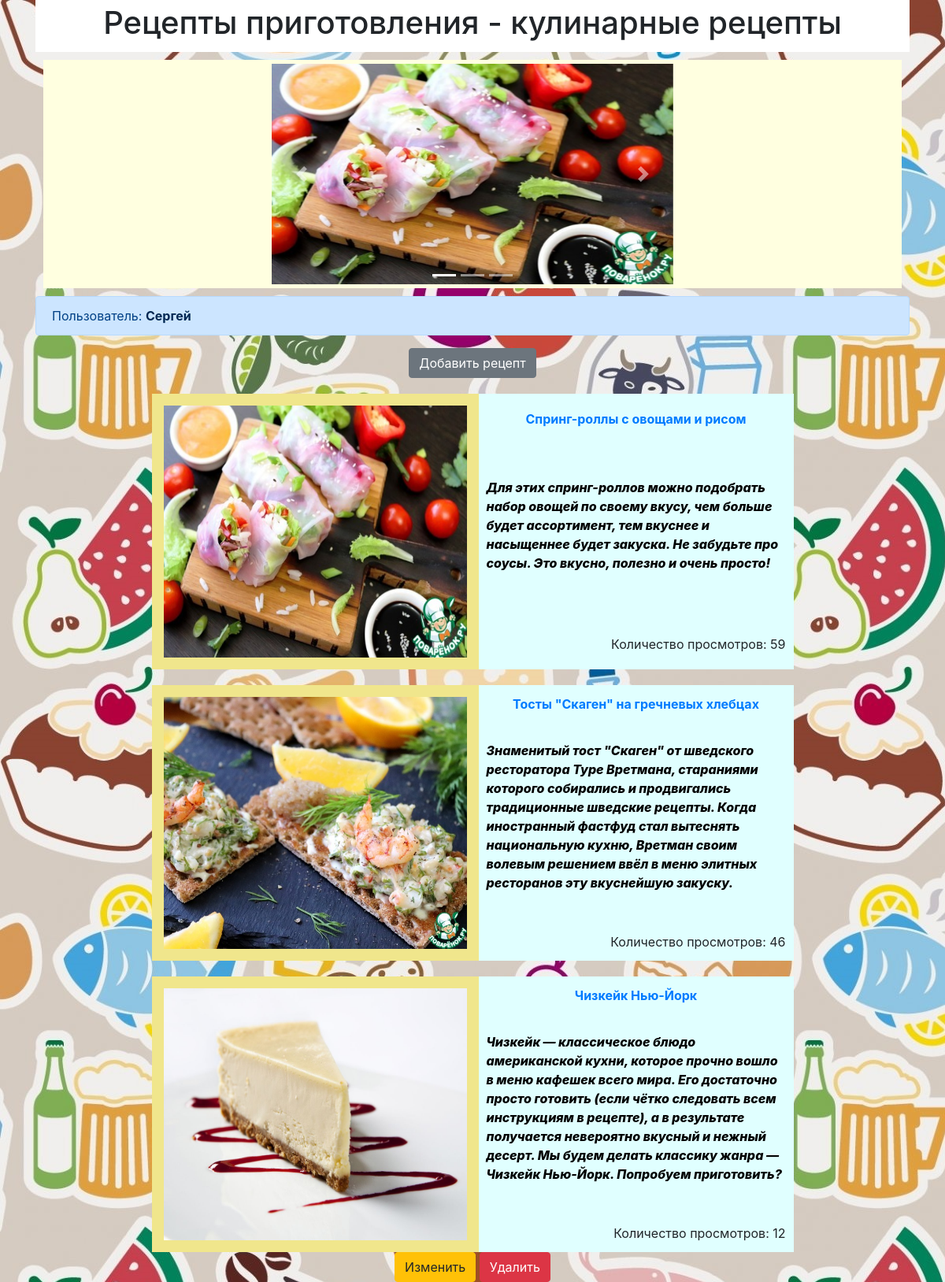
/ (signed in), run on the app's committed database.
### data/users.py (models this page shows, shortened)
class User(SqlAlchemyBase, UserMixin, SerializerMixin):
    __tablename__ = 'users'
    id = sqlalchemy.Column(sqlalchemy.Integer,
                           primary_key=True, autoincrement=True)
    surname = sqlalchemy.Column(sqlalchemy.String, nullable=True)
    name = sqlalchemy.Column(sqlalchemy.String, nullable=True)
    age = sqlalchemy.Column(sqlalchemy.String, nullable=True)
    birth = sqlalchemy.Column(sqlalchemy.String, nullable=True)
    email = sqlalchemy.Column(sqlalchemy.String,
                              index=True, unique=True, nullable=True)
    hashed_password = sqlalchemy.Column(sqlalchemy.String, nullable=True)
    modified_date  = sqlalchemy.Column(sqlalchemy.DateTime,
                                     default=datetime.datetime.now)
    city_from = sqlalchemy.Column(sqlalchemy.String, nullable=True)
    rec = orm.relation("Recipes", back_populates='user')

### data/recipes.py (models this page shows)
class Recipes(SqlAlchemyBase, SerializerMixin):
    __tablename__ = 'recipes'
    id = sqlalchemy.Column(sqlalchemy.Integer,
                           primary_key=True, autoincrement=True)
    personal_id = sqlalchemy.Column(sqlalchemy.Integer,
                                    sqlalchemy.ForeignKey("users.id"))
    name_recipe = sqlalchemy.Column(sqlalchemy.String, nullable=True)
    cooking_time = sqlalchemy.Column(sqlalchemy.String, nullable=True)
    start_date = sqlalchemy.Column(sqlalchemy.DateTime,
                                     default=datetime.datetime.now)
    end_date = sqlalchemy.Column(sqlalchemy.DateTime,
                                     default=datetime.datetime.now)
    ingredients = sqlalchemy.Column(sqlalchemy.String, nullable=True)
    about = sqlalchemy.Column(sqlalchemy.String, nullable=True)
    food = sqlalchemy.Column(sqlalchemy.String, nullable=True)
    name_photo = sqlalchemy.Column(sqlalchemy.String, nullable=True)
    category = sqlalchemy.Column(sqlalchemy.String, nullable=True)
    coeff_popular = sqlalchemy.Column(sqlalchemy.Integer, default=0)
    user = orm.relation('User')

### main.py (the view)
    @app.route("/")
    def index():
        len_data = len([x for x in db_sess.query(Recipes).all()])
        data = db_sess.query(Recipes).order_by(Recipes.coeff_popular)[::-1]
        val_1 = db_sess.query(Recipes).order_by(Recipes.coeff_popular)[::-1][0]
        return render_template("index.html", data=data, len_data=len_data, val_1=val_1)

### data/db_session.py (called while the page is built)
def create_session() -> Session:
    global __factory
    return __factory()

### main.py (called while the page is built)
@login_manager.user_loader
def load_user(user_id):
    db_sess = db_session.create_session()
    return db_sess.query(User).get(user_id)

### templates/index.html (shortened to what this page needs)
{% extends "base.html" %}
{% block content %}
<div class="text">
<h1>Рецепты приготовления - кулинарные рецепты</h1>
</div>
<div class="row" style="margin: 10px; border: 5px solid #FFFFE0; background: #FFFFE0">
    <div class="offset-md-3 col-md-6">
<div align="center" id="carouselExampleIndicators" class="carousel slide" data-bs-ride="carousel">
  <div class="carousel-indicators">
    <li type="button" data-bs-target="#carouselExampleIndicators" data-bs-slide-to="0" class="active"></li>
    {% for i in range(len_data - 1) %}
    <li type="button" data-bs-target="#carouselExampleIndicators" data-bs-slide-to="{{ i + 1 }}"></li>
    {% endfor %}
  </div>
  <div class="carousel-inner">
    <div class="carousel-item active">
      {% set url_path = "static/img_rec/" + val_1.name_photo %}
      <a href="/show/{{ val_1.id }}"><img src={{ url_path }} class="d-block w-100" height="280" text-align="center" alt="Изображение">
    </div>
  </div>
  <a class="carousel-control-prev" href="#carouselExampleIndicators" role="button" data-slide="prev">
    <span class="carousel-control-prev-icon" aria-hidden="true"></span>
  </a>
  <a class="carousel-control-next" href="#carouselExampleIndicators" role="button" data-slide="next">
    <span class="carousel-control-next-icon" aria-hidden="true"></span>
  </a>
</div>
</div>
</div>
{% if current_user.is_authenticated %}
            <div class="alert alert-primary" role="alert" >
              Пользователь: <a href="/logout" class="alert-link">{{ current_user.name }}</a>
            </div>
{% endif %}
{% if current_user.is_authenticated %}
<center>
    <a href="add_recipes" class="btn btn-secondary">Добавить рецепт</a>
</center>
{% endif %}
{% for item_rec in data %}
 <table>
   <colgroup>
     <col span="1" style="background:Khaki" width=400px>
     <col style="background-color:LightCyan" width=400px>
   </colgroup>
   <tr>
   {% set url_path = "static/img_rec/" + item_rec.name_photo %}
     <th rowspan="3" class="first"><img src={{ url_path }} alt="Изображение блюда" align="left" width="395"
     height="330" style="padding: 5px"/></th>
     <th><a href="/show/{{ item_rec.id }}" class="alert-link">{{ item_rec.name_recipe }}</a></th>
   </tr>
   <tr>
   <td>
     <p> {{ item_rec.about }} </p>
   </td>
   </tr>
   <tr>
   <td style="text-align:right">Количество просмотров: {{ item_rec.coeff_popular }}</td>
   </tr>
 </table>
 {% if current_user.id != 1 %}
     {% if current_user.is_authenticated and current_user == item_rec.user %}
     <div align="center">
         <a href="/edit_recipes/{{ item_rec.id }}" class="btn btn-warning">
             Изменить
         </a>
         <a href="/recipes_delete/{{ item_rec.id }}" class="btn btn-danger">
             Удалить
         </a>
     </div>
     {% endif %}
 {% endif %}
{% endfor %}
{% endblock %}

### templates/base.html (shortened to what this page needs)
<!DOCTYPE html>
<html lang="en">
<head>
    <link rel="stylesheet"
          href="https://stackpath.bootstrapcdn.com/bootstrap/4.4.1/css/bootstrap.min.css"
>
    <link rel="stylesheet" type="text/css" href="/static/css/fon_web_1.css" />
    <link rel="stylesheet" type="text/css" href="/static/css/fon_text.css" />
    </head>
        <body>
        <main role="main" class="container">
            {% block content %}{% endblock %}
        </main>
    </body>
</html>

### static/css/fon_web_1.css (style rules this page uses)
body { background-image: url(../img_3/fon4.jpg); background-repeat: repeat-y; }

### static/css/fon_text.css (style rules this page uses)
p { font-weight: 800; font-style: italic; color: rgb(0, 0, 0); }

### templates/index.html (style rules this page uses)
.text { text-align: center; background: #ffffff; border: 5px solid #ffffff; }
table { margin-left: auto; margin-right: auto; margin-top: 20px; }
td { padding: 10px; }
th { padding: 10px; text-align: center; }

### data on the page
User: name "Сергей"
Recipes: shows a picture, name_recipe "Спринг-роллы с овощами и рисом", about "Для этих спринг-роллов можно подобрать набор овощей по своему вкусу, чем больше будет ассортимент, тем вкуснее и насыщеннее будет закуска. Не забудьте про соусы. Это вкусно, полезно и очень просто!", coeff_popular "59"
Recipes: shows a picture, name_recipe "Тосты \"Скаген\" на гречневых хлебцах", about "Знаменитый тост \"Скаген\" от шведского ресторатора Туре Вретмана, стараниями которого собирались и продвигались традиционные шведские рецепты. Когда иностранный фастфуд стал вытеснять национальную кухню, Вретман своим волевым решением ввёл в меню элитных ресторанов эту вкуснейшую закуску.", coeff_popular "46"
Recipes: shows a picture, name_recipe "Чизкейк Нью-Йорк", about "Чизкейк — классическое блюдо американской кухни, которое прочно вошло в меню кафешек всего мира. Его достаточно просто готовить (если чётко следовать всем инструкциям в рецепте), а в результате получается невероятно вкусный и нежный десерт. Мы будем делать классику жанра — Чизкейк Нью-Йорк. Попробуем приготовить?", coeff_popular "12"
